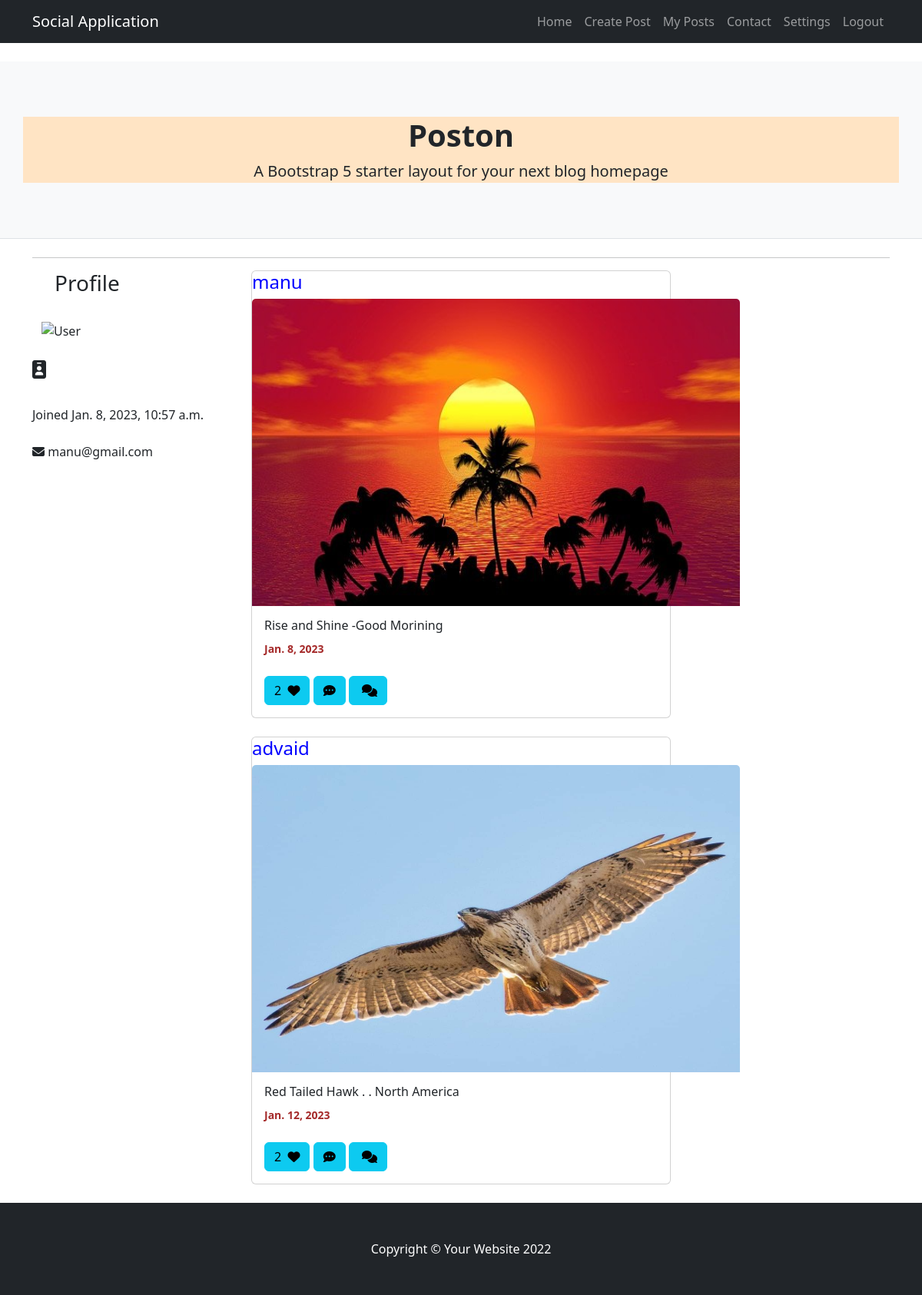
Page /home (signed in) on the committed database.
### myapp/models.py (models this page shows, shortened)
class Posts(models.Model):
    post=models.CharField(max_length=200)
    image=models.ImageField(upload_to="images",null=True,blank=True)
    user=models.ForeignKey(User,on_delete=models.CASCADE)
    created_date=models.DateField(auto_now_add=True)
    is_active=models.BooleanField(default=True)
    likes=models.ManyToManyField(User,related_name="likes")

### myapp/views.py (the view, shortened to what this page needs)
# urls.py: path("home",views.IndexView.as_view(),name="index"),
@method_decorator(signin_required,name="dispatch")
class IndexView(ListView):
    template_name="index.html"
    form_class=PostsForm
    model=Posts
    success_url=reverse_lazy("index")
    context_object_name="post"
    def get_queryset(self):
        return Posts.objects.all()

### myapp/views.py (called while the page is built)
def signin_required(fn):
    def wrapper(request,*args,**kwargs):
        if not request.user.is_authenticated:
            messages.error(request,"Signin required")
            return redirect("signin")
        else:
            return fn(request,*args,**kwargs)
    return wrapper

### myapp/templates/index.html (shortened to what this page needs)
{%extends 'base.html'%}
{%block body_block%}
{%load static%}
<body>
<header class="py-4 bg-light border-bottom mb-4" >
    <div class="container" style="background-color: bisque;">
        <div class="text-center my-5"  >
            <h1 class="fw-bolder">Poston</h1>
            <p class="lead mb-0">A Bootstrap 5 starter layout for your next blog homepage</p>
        </div>
    </div>
<link href="https://cdn.jsdelivr.net/npm/bootstrap@5.2.2/dist/css/bootstrap.min.css" rel="stylesheet">
</header>
<div class="container">
    <hr>
    <div class="row">
        <div class="col-lg-3">
            <div class="user-info">
                <h3>&nbsp;&nbsp;&nbsp;&nbsp;Profile</h3><br>
                <div class="container">
                    <a class="edit-avatar" href="#"></a><img style="width:100px ; height:100px;"
                        src="https://cdn.iconscout.com/icon/free/png-512/avatar-375-456327.png" alt="User">
                </div><br>
                <div class="user-data">
                    <h4><i class="fa-solid fa-id-badge"></i>&nbsp;{{user.first_name}}&nbsp;{{user.last_name}}</h4>
                    <br><span>Joined {{user.date_joined}}</span><br><br>
                    <p><i class="fa-solid fa-envelope"></i>&nbsp;{{user.email}}</p><br><br>
                </div>
            </div>
        </div>
        <div class="col-lg-6">
            {%for p in post%}
            <div class="card mb-4">
                <div class ="small text" style="color: blue;"> <h4>{{p.user}}</h4></div>
                <br>
                {%if p.image%}
                <a href=""><img class="card-img-top" style="width: 635px; height: 400px;margin-top: -25px;" src="{{p.image.url}}" alt="" /></a>
                {%endif%}
                <div class="card-body">
                    <h6 class="small-text">{{p.post}}</h6>
                    <strong class="small text" style="color: brown;">{{p.created_date}}</strong> <br><br>
                    <div>
                    <a href="{%url 'add-likes' p.id%}" class="btn btn-info">{{p.likes.all.count}}&nbsp;&nbsp;<i class="fa-sharp fa-solid fa-heart"></i></a>
                    <button class="btn btn-info" type="button" data-bs-toggle="collapse" data-bs-target="#collapseExample{{ forloop.counter }}" aria-expanded="false" aria-controls="collapseExample">
                        <i class="fa-solid fa-comment-dots"></i>
                    </button>
                    <button class="btn btn-info" type="button" data-bs-toggle="collapse" data-bs-target="#commentlist{{ forloop.counter}}" aria-expanded="false" aria-controls="collapseExample">
                        <i class="fa-sharp fa-solid fa-comments"></i>
                    </button>
                    </div>
                </div>
            </div>
            {%endfor%}
        </div>
    </div>
</div>
</body>
{%endblock%}

### myapp/templates/base.html (shortened to what this page needs)
<!DOCTYPE html>
{%load static%}
<html lang="en">
    <head>
        <link href="https://cdn.jsdelivr.net/npm/bootstrap@5.2.0/dist/css/bootstrap.min.css" rel="stylesheet">
        <link href="{%static 'css/styles.css'%}" rel="stylesheet" />
    </head>
    <body>
        <nav class="navbar navbar-expand-lg navbar-dark bg-dark">
            <div class="container">
                <a class="navbar-brand" href="#!">Social Application</a>
                <div class="collapse navbar-collapse" id="navbarSupportedContent">
                    <ul class="navbar-nav ms-auto mb-2 mb-lg-0">
                        <li class="nav-item"><a class="nav-link" href="{%url 'index'%}">Home</a></li>
                        <li class="nav-item"><a class="nav-link" href="{%url 'add-post'%}">Create Post</a></li>
                        <li class="nav-item"><a class="nav-link" href="{%url 'my-posts'%}">My Posts</a></li>
                        <li class="nav-item"><a class="nav-link" href="#!">Contact</a></li>
                        <li class="nav-item"><a class="nav-link" href="#!">Settings</a></li>
                        <li class="nav-item"><a class="nav-link" aria-current="page" href="{%url 'signout'%}">Logout</a></li>
                    </ul>
                </div>
            </div>
        </nav>
        <header class="masthead" >
        </header>
        {%block body_block%}
        {%endblock%}
          <footer class="py-5 bg-dark">
            <div class="container"><p class="m-0 text-center text-white">Copyright &copy; Your Website 2022</p></div>
        </footer>
    </body>
</html>

### rows in the picture
Posts: user "manu", image (picture), post "Rise and Shine -Good Morining", created_date "Jan. 8, 2023", likes.all.count "2"
Posts: user "advaid", image (picture), post "Red Tailed Hawk . . North America", created_date "Jan. 12, 2023", likes.all.count "2"

### other values in the picture
{{ user.date_joined }} "Jan. 8, 2023, 10:57 a.m."
{{ user.email }} "manu@gmail.com"
